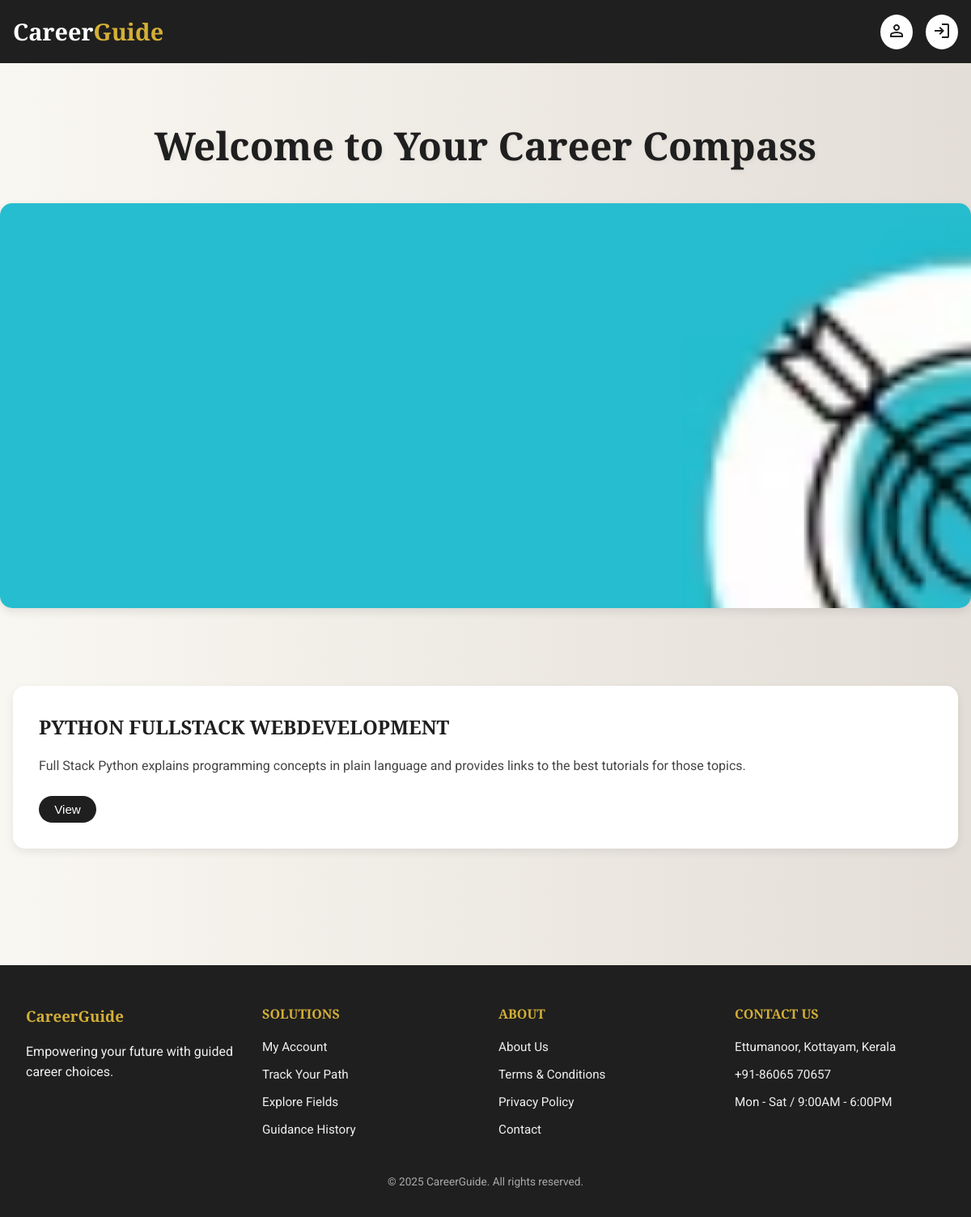
/index, run on the app's committed database.
### project_app/models.py (models this page shows)
class Course(models.Model):
      INTERESTED_CHOICES = [
        ('Job', 'Job'),
        ('Study', 'Study'),
    ]
      qualification=models.ForeignKey(Qualification, on_delete=models.CASCADE)
      subject = models.ForeignKey(Subject, on_delete=models.CASCADE)
      title = models.CharField(max_length=100)
      description = models.TextField()
      maindescription = models.TextField()
      interested = models.CharField(max_length=20, choices=INTERESTED_CHOICES, null=True, blank=True)

### project_app/views.py (the view)
# urls.py: path('index',views.index,name='index'),
def index(request):
     courses = Course.objects.all()
     return render(request, "index.html", {"courses": courses})

### templates/index.html (shortened to what this page needs)
{% load static %}
<!DOCTYPE html>
<html lang="en">
<head>
    <link rel="stylesheet" href="{% static 'css/index.css' %}">
</head>
<body>
    <nav>
        <div class="container nav-container">
            <div class="logo">Career<span>Guide</span></div>
            <div class="nav-links">
                <a href="{% url 'profile' %}" title="Profile">
                    <button></button>
                </a>
                {% if user.is_authenticated %}
                <a href="{% url 'logout' %}" title="Logout">
                    <button><svg xmlns="http://www.w3.org/2000/svg" height="24px" viewBox="0 -960 960 960" width="24px" fill="#1f1f1f"><path d="M200-120q-33 0-56.5-23.5T120-200v-560q0-33 23.5-56.5T200-840h280v80H200v560h280v80H200Zm440-160-55-58 102-102H360v-80h327L585-622l55-58 200 200-200 200Z"/></svg></button>
                </a>
                {% else %}
                <a href="{% url 'userlogin' %}" title="Login">
                    <button><svg xmlns="http://www.w3.org/2000/svg" height="24px" viewBox="0 -960 960 960" width="24px" fill="#1f1f1f"><path d="M480-120v-80h280v-560H480v-80h280q33 0 56.5 23.5T840-760v560q0 33-23.5 56.5T760-120H480Zm-80-160-55-58 102-102H120v-80h327L345-622l55-58 200 200-200 200Z"/></svg></button>
                </a>
                {% endif %}
            </div>
        </div>
    </nav>
        <main>
            <h1>Welcome to Your Career Compass</h1>
        </main>
        <div class="carousel-container">
            <div class="carousel">
                <img src="/static/images/caro3.avif" alt="Slide 1">
            </div>
        </div>
    <div class="courses-container">
        {% for course in courses %}
        <div class="course-card">
            <h2>{{ course.title }}</h2>
            <p>{{ course.description }}</p>
            <div class="course-actions">
                <a href="{% url 'details' course.id %}" class="btn"><button>View</button></a>
            </div>
        </div>
        {% endfor %}
    </div>
    <footer class="footer">
        <div class="container">
            <div class="footer-container">
                <div class="foot-column">
                    <h3>CareerGuide</h3>
                    <p>Empowering your future with guided career choices.</p>
                </div>
                <div class="foot-column">
                    <h4>SOLUTIONS</h4>
                    <ul>
                        <li>My Account</li>
                        <li>Track Your Path</li>
                        <li>Explore Fields</li>
                        <li>Guidance History</li>
                    </ul>
                </div>
                <div class="foot-column">
                    <h4>ABOUT</h4>
                    <ul>
                        <li>About Us</li>
                        <li>Terms & Conditions</li>
                        <li>Privacy Policy</li>
                        <li>Contact</li>
                    </ul>
                </div>
                <div class="foot-column">
                    <h4>CONTACT US</h4>
                    <ul>
                        <li>Ettumanoor, Kottayam, Kerala</li>
                        <li>+91-86065 70657</li>
                        <li>Mon - Sat / 9:00AM - 6:00PM</li>
                    </ul>
                </div>
            </div>
            <div class="footer-bottom">
                <p>© 2025 CareerGuide. All rights reserved.</p>
            </div>
        </div>
    </footer>
</body>
</html>

### static/css/index.css (style rules this page uses)
* { margin: 0; padding: 0; box-sizing: border-box; }
body { font-family: 'Roboto', sans-serif; background: linear-gradient(to right, #f9f7f1, #e3ded7); color: #1f1f1f; line-height: 1.6; }
.container { max-width: 1200px; margin: 0 auto; padding: 0 1rem; }
nav { background-color: #1f1f1f; padding: 1rem 0; }
.nav-container { display: flex; justify-content: space-between; align-items: center; }
.logo { font-family: 'Playfair Display', serif; font-size: 1.8rem; color: #fff; font-weight: bold; }
.logo span { color: #d4af37; }
.nav-links { display: flex; gap: 1rem; }
nav a button { background-color: #ffffff; border: none; padding: 0.5rem; border-radius: 50%; cursor: pointer; transition: background 0.3s ease; }
.carousel-container { width: 100%; max-width: 1200px; margin: 2rem auto; overflow: hidden; border-radius: 15px; box-shadow: 0 4px 12px rgba(0, 0, 0, 0.1); height: 500px; }
.carousel { display: flex; animation: slide 25s infinite ease-in-out; width: calc(100% * 5); }
.carousel img { width: 100%; height: 500px; object-fit: cover; flex-shrink: 0; transition: transform 0.5s ease; }
h1 { text-align: center; margin-top: 4rem; font-size: 3rem; color: #1f1f1f; font-family: 'Playfair Display', serif; font-weight: 600; text-shadow: 2px 2px 5px rgba(0,0,0,0.05); }
.courses-container { display: grid; grid-template-columns: repeat(auto-fit, minmax(280px, 1fr)); gap: 2rem; padding: 4rem 1rem; max-width: 1200px; margin: 0 auto; }
.course-card { background-color: #ffffff; border-radius: 15px; padding: 2rem; box-shadow: 0 4px 12px rgba(0, 0, 0, 0.08); transition: transform 0.3s ease, box-shadow 0.3s ease; }
.course-card h2 { font-family: 'Playfair Display', serif; font-size: 1.5rem; margin-bottom: 1rem; color: #1f1f1f; }
.course-card p { font-size: 1rem; color: #444; margin-bottom: 1.5rem; }
.course-actions .btn button { background-color: #1f1f1f; color: #ffffff; border: none; padding: 0.5rem 1.2rem; border-radius: 25px; font-size: 0.95rem; cursor: pointer; transition: background-color 0.3s ease; }
.footer { background-color: #1f1f1f; color: #f0f0f0; padding: 3rem 1rem 2rem 1rem; margin-top: 5rem; }
.footer .container { max-width: 1200px; margin: 0 auto; }
.footer-container { display: grid; grid-template-columns: repeat(auto-fit, minmax(220px, 1fr)); gap: 2rem; }
.foot-column h4, .foot-column h3 { margin-bottom: 1rem; color: #d4af37; font-weight: 600; font-family: 'Playfair Display', serif; }
.foot-column ul { list-style: none; padding: 0; }
.foot-column ul li { margin-bottom: 0.6rem; font-size: 0.95rem; }
.footer-bottom { text-align: center; margin-top: 2rem; font-size: 0.85rem; color: #aaaaaa; }

### data on the page
Course: title "PYTHON FULLSTACK WEBDEVELOPMENT", description "Full Stack Python explains programming concepts in plain language and provides links to the best tutorials for those topics."
